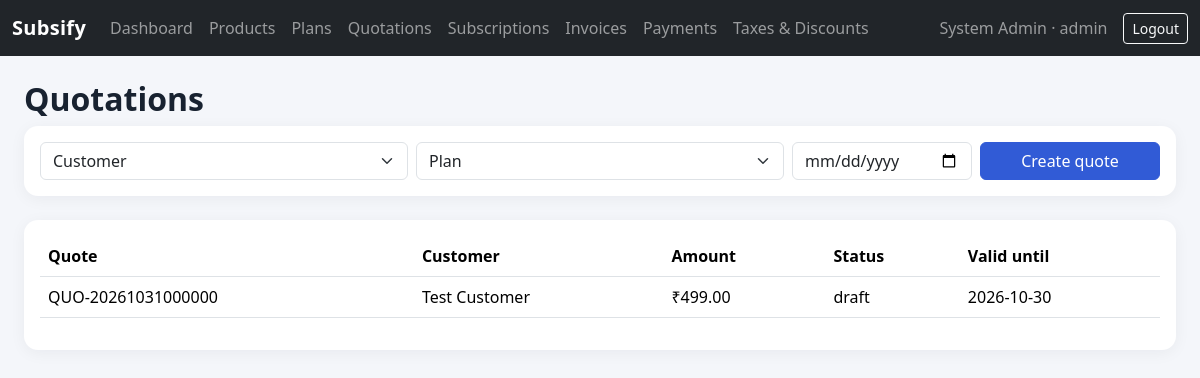
Screenshot of /subscriptions/quotations (signed in) with the database file from the repository.
### tables this page shows
CREATE TABLE quotations (
 id INTEGER PRIMARY KEY AUTOINCREMENT, quote_number TEXT UNIQUE,
 customer_id INTEGER NOT NULL, plan_id INTEGER NOT NULL,
 amount REAL NOT NULL, status TEXT DEFAULT 'draft',
 valid_until TEXT, created_at TEXT DEFAULT CURRENT_TIMESTAMP,
 FOREIGN KEY(customer_id) REFERENCES customers(id),
 FOREIGN KEY(plan_id) REFERENCES plans(id)
);

### subscriptions.py (the view, shortened to what this page needs)
@subscriptions_bp.route("/quotations", methods=["GET", "POST"])
@login_required
@role_required("admin", "staff")
def quotations():
    db = get_db()
    customers = db.execute("SELECT c.id, COALESCE(u.name,c.company_name,'Customer') name FROM customers c LEFT JOIN users u ON u.id=c.user_id").fetchall()
    plans = db.execute("SELECT * FROM plans WHERE active=1").fetchall()
    quotes = db.execute("SELECT q.*, COALESCE(u.name,c.company_name,'Customer') customer_name FROM quotations q JOIN customers c ON c.id=q.customer_id LEFT JOIN users u ON u.id=c.user_id ORDER BY q.id DESC").fetchall()
    return render_template("quotations.html", customers=customers, plans=plans, quotations=quotes)

### auth.py (called while the page is built)
def login_required(fn):
    @wraps(fn)
    def wrapper(*args, **kwargs):
        if not session.get("user_id"):
            flash("Please log in first.", "warning")
            return redirect(url_for("auth.login"))
        return fn(*args, **kwargs)
    return wrapper

def role_required(*roles):
    def decorator(fn):
        @wraps(fn)
        def wrapper(*args, **kwargs):
            if session.get("role") not in roles:
                flash("You do not have permission to access that page.", "danger")
                return redirect(url_for("dashboard.index"))
            return fn(*args, **kwargs)
        return wrapper
    return decorator

### database.py (called while the page is built)
def get_db():
    if "db" not in g:
        g.db = sqlite3.connect(current_app.config["DATABASE"])
        g.db.row_factory = sqlite3.Row
        g.db.execute("PRAGMA foreign_keys = ON")
    return g.db

### templates/quotations.html
{% extends "base.html" %}{% block content %}<h2>Quotations</h2><div class="card mb-4"><div class="card-body"><form method="post" class="row g-2"><div class="col-md-4"><select class="form-select" name="customer_id" required><option value="">Customer</option>{% for c in customers %}<option value="{{ c.id }}">{{ c.name }}</option>{% endfor %}</select></div><div class="col-md-4"><select class="form-select" name="plan_id" required><option value="">Plan</option>{% for p in plans %}<option value="{{ p.id }}">{{ p.name }} · ₹{{ p.price }}</option>{% endfor %}</select></div><div class="col-md-2"><input class="form-control" type="date" name="valid_until"></div><div class="col-md-2"><button class="btn btn-primary w-100">Create quote</button></div></form></div></div>
<div class="card"><div class="card-body"><table class="table"><tr><th>Quote</th><th>Customer</th><th>Amount</th><th>Status</th><th>Valid until</th></tr>{% for q in quotations %}<tr><td>{{ q.quote_number }}</td><td>{{ q.customer_name }}</td><td>₹{{ '%.2f'|format(q.amount) }}</td><td>{{ q.status }}</td><td>{{ q.valid_until or '—' }}</td></tr>{% else %}<tr><td colspan="5">No quotations.</td></tr>{% endfor %}</table></div></div>{% endblock %}

### static/style.css (style rules this page uses)
body { background:#f4f6fa;color:#182230 }
.card { border:0;border-radius:14px;box-shadow:0 3px 16px rgba(16,24,40,.05) }
.table { vertical-align:middle }
.btn-primary { background:#315bd6;border-color:#315bd6 }
h2 { font-weight:700 }

### rows the page displays
quotations: quote_number "QUO-20261031000000", customer_name "Test Customer", amount "499.00", status "draft", valid_until "2026-10-30"

### other values shown
{{ session.get('name') }} "System Admin"
{{ session.get('role') }} "admin"
